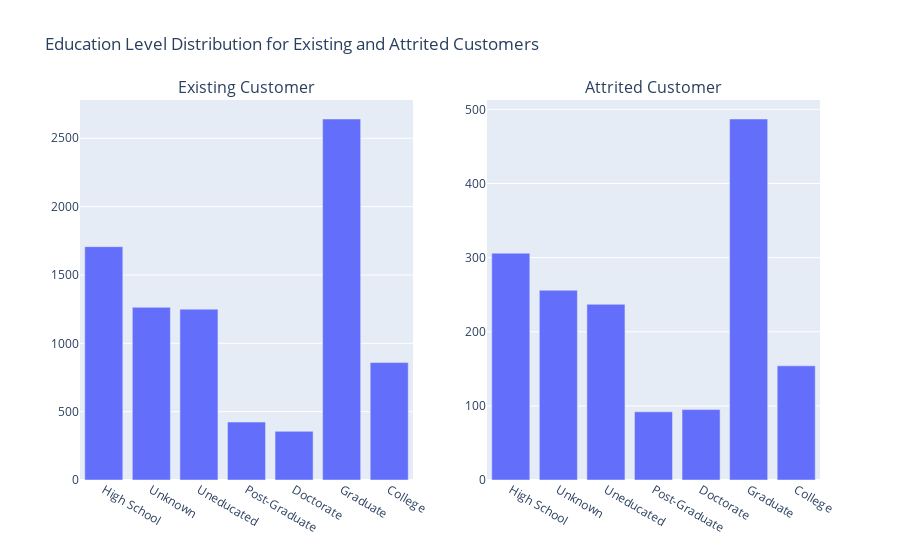

Here is the notebook cell this chart was saved with:
### Markdown cell above
Education Level Distribution for Churn and Non-Churn Customers

### Code cell
# print("Existing Customer Education Level")
# # Education Level Distribution for 'Existing Customer'
# spark_df.filter(col("Attrition_Flag")=="Existing Customer").groupby("Education_Level").agg(count("Education_Level")).show()

# print("Attrited Customer Education Level")
# # Education Level Distribution for 'Attrited Customer'
# spark_df.filter(col("Attrition_Flag")=="Attrited Customer").groupby("Education_Level").agg(count("Education_Level")).show()

# Filter data for Existing Customer and Attrited Customer
existing_customer_df = spark_df.filter(col("Attrition_Flag") == "Existing Customer").groupBy("Education_Level").agg(count("Education_Level").alias("Count"))
attrited_customer_df = spark_df.filter(col("Attrition_Flag") == "Attrited Customer").groupBy("Education_Level").agg(count("Education_Level").alias("Count"))

# Convert Spark DataFrames to Pandas DataFrames for plotting with Plotly Express
existing_customer_pd_df = existing_customer_df.toPandas()
attrited_customer_pd_df = attrited_customer_df.toPandas()

# Create two bar charts side by side
fig = sp.make_subplots(rows=1, cols=2, subplot_titles=["Existing Customer", "Attrited Customer"])

fig.add_trace(px.bar(existing_customer_pd_df, x='Education_Level', y='Count').data[0], row=1, col=1)
fig.add_trace(px.bar(attrited_customer_pd_df, x='Education_Level', y='Count').data[0], row=1, col=2)

# Update layout for better display
fig.update_layout(title_text="Education Level Distribution for Existing and Attrited Customers", showlegend=False)

# Show the plot
fig.show()

### Figure 1 — Plotly figure (JSON) as saved in the notebook; plotly's stock layout.template omitted (floating-point values rounded to 4 significant figures)
{"data": [{"alignmentgroup": "True", "hovertemplate": "Education_Level=%{x}<br>Count=%{y}<extra></extra>", "legendgroup": "", "marker": {"color": "#636efa", "pattern": {"shape": ""}}, "name": "", "offsetgroup": "", "orientation": "v", "showlegend": false, "textposition": "auto", "type": "bar", "x": ["High School", "Unknown", "Uneducated", "Post-Graduate", "Doctorate", "Graduate", "College"], "xaxis": "x", "y": [1707, 1263, 1250, 424, 356, 2641, 859], "yaxis": "y"}, {"alignmentgroup": "True", "hovertemplate": "Education_Level=%{x}<br>Count=%{y}<extra></extra>", "legendgroup": "", "marker": {"color": "#636efa", "pattern": {"shape": ""}}, "name": "", "offsetgroup": "", "orientation": "v", "showlegend": false, "textposition": "auto", "type": "bar", "x": ["High School", "Unknown", "Uneducated", "Post-Graduate", "Doctorate", "Graduate", "College"], "xaxis": "x2", "y": [306, 256, 237, 92, 95, 487, 154], "yaxis": "y2"}], "layout": {"annotations": [{"font": {"size": 16}, "showarrow": false, "text": "Existing Customer", "x": 0.225, "xanchor": "center", "xref": "paper", "y": 1, "yanchor": "bottom", "yref": "paper"}, {"font": {"size": 16}, "showarrow": false, "text": "Attrited Customer", "x": 0.775, "xanchor": "center", "xref": "paper", "y": 1, "yanchor": "bottom", "yref": "paper"}], "showlegend": false, "title": {"text": "Education Level Distribution for Existing and Attrited Customers"}, "xaxis": {"anchor": "y", "domain": [0, 0.45]}, "xaxis2": {"anchor": "y2", "domain": [0.55, 1]}, "yaxis": {"anchor": "x", "domain": [0, 1]}, "yaxis2": {"anchor": "x2", "domain": [0, 1]}}}
